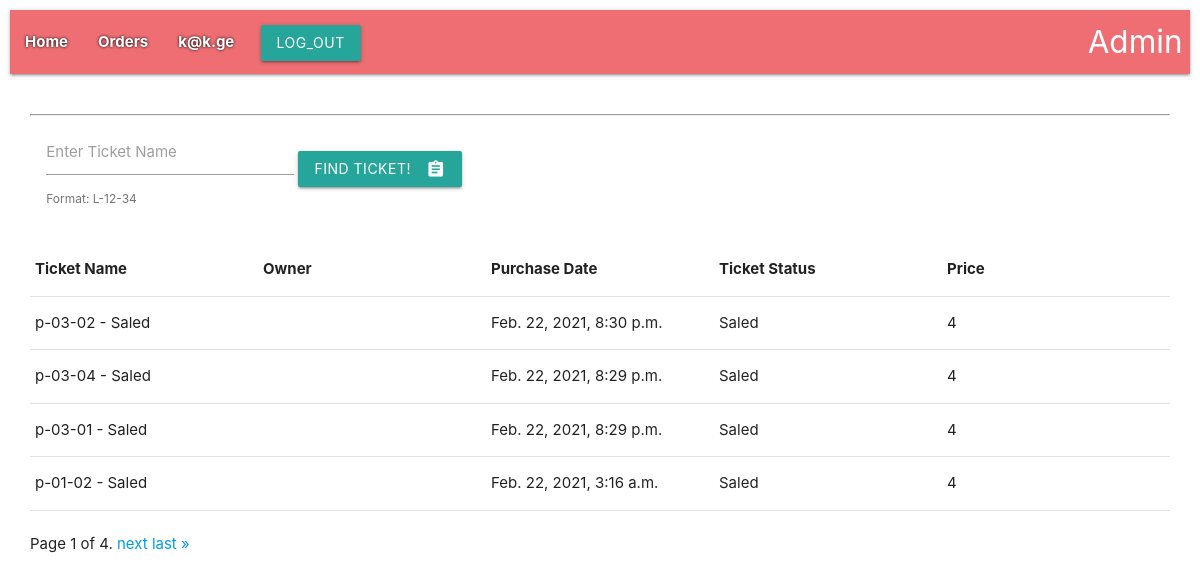
The page /orders/ (signed in) on the database its author committed.
### user/models.py (models this page shows, shortened)
class User(AbstractUser):
    username = None
    email = models.EmailField(_('email address'), unique=True)
    salary = models.DecimalField(
        max_digits=8, decimal_places=2,
        verbose_name=_('Salary'), help_text='in Lari)', default=Decimal(100)
    )
    phone_number = models.CharField(max_length=50, verbose_name=_('Phone Number'))
    objects = UserManager()
    USERNAME_FIELD = 'email'
    REQUIRED_FIELDS = []
    class Meta:
        verbose_name = _('Employee')
        verbose_name_plural = _('Employees')

### tickets/models.py (models this page shows, shortened)
class Order(models.Model):
    ticket = models.OneToOneField(
        to='Ticket', on_delete=models.CASCADE,
        related_name='orders'
    )
    t_price = models.IntegerField(default=0)
    sale_date = models.DateTimeField(verbose_name="Sale time", auto_now_add=True)
    user = models.ForeignKey(to='user.User', on_delete=models.PROTECT, related_name='orders')
    class Meta:
        verbose_name = _('Order')
        verbose_name_plural = _('Orders')

class Ticket(models.Model):
    name = models.CharField(max_length=24, verbose_name='Name')
    start_time = models.DateTimeField(verbose_name='Start time', default=datetime(2021, 2, 3))
    end_time = models.DateTimeField(verbose_name="End time", default=datetime(2021, 2, 4))
    code = models.IntegerField(unique=True)
    price = models.IntegerField(default=12)
    class StatusType(TextChoices):
        FREE = 'Free', _("Free")
        SALED = 'Saled', _("Saled")
    status = models.CharField(max_length=5, choices=StatusType.choices, default=StatusType.FREE)
    def __str__(self):
        return f'{self.name} - {self.status}'
    class Meta:
        verbose_name = _('Ticket')
        verbose_name_plural = _('Tickets')

### tickets/views.py (the view)
# urls.py: path('orders/', lr(order), name='order'),
def order(request: WSGIRequest):
    order_q = Q()
    q1 = request.GET.get('name')
    if q1:
        order_q &= Q(ticket__name__icontains=q1)
    order_list = Order.objects.filter(order_q).order_by('-pk')
    paginator = Paginator(order_list, 4)  # Show 12 contacts per page.
    page_number = request.GET.get('page')
    page_obj = paginator.get_page(page_number)
    context = {
        'page_obj': page_obj,
    }
    return render(request=request, template_name='tickets/orders.html', context=context)

### templates/tickets/orders.html (shortened to what this page needs)
{% extends 'base.html' %}
{% block content %}
<div class="row">
</div>
<div style="padding:0 20px">
    <div class="row">
        <form class="col s12 m5 l5" action="." method="get">
            <div class="row">
                <div class="col s12">
                    <div class="input-field inline">
                        <input id="search_ticket" type="text" name="name" value="{{ request.GET.name }}">
                        <label for="search_ticket">Enter Ticket Name</label>
                        <span class="helper-text" data-error="wrong" data-success="right">Format: L-12-34</span>
                    </div>
                    <button class="btn waves-effect waves-light" type="submit" name="action">Find Ticket!
                        <i class="material-icons right">assignment</i>
                    </button>
                </div>
            </div>
        </form>
        <hr>
        <table>
            <thead>
            <tr>
                <th style="width: 20%">Ticket Name</th>
                <th style="width: 20%">Owner</th>
                <th style="width: 20%">Purchase Date</th>
                <th style="width: 20%">Ticket Status</th>
                <th style="width: 20%">Price</th>
            </tr>
            </thead>
        </table>
        {% for ticket in page_obj %}
        <table>
            <tbody>
            <tr>
                <td style="width: 20%">{{ ticket.ticket }}</td>
                <td style="width: 20%">{{ ticket.ticket.user }}</td>
                <td style="width: 20%">{{ ticket.sale_date }}</td>
                <td style="width: 20%">{{ ticket.ticket.status }}</td>
                <td style="width: 20%">{{ ticket.t_price }}</td>
            </tr>
            </tbody>
        </table>
        {% endfor %}
<br>
        <div class="pagination">
    <span class="step-links">
        <span class="current">
            Page {{ page_obj.number }} of {{ page_obj.paginator.num_pages }}.
        </span>
        {% if page_obj.has_next %}
            <a href="?page={{ page_obj.next_page_number }}&name={{ request.GET.name }}">next</a>
            <a href="?page={{ page_obj.paginator.num_pages }}&name={{ request.GET.name }}">last &raquo;</a>
        {% endif %}
    </span>
        </div>
    </div>
</div>
{% endblock %}

### templates/partials/header.html (shortened to what this page needs)
<nav style="padding= 20px;">
    <div class="nav-wrapper">
      <ul id="nav-mobile" class="left hide-on-med-and-down">
        <li style="color: rgb(100,30,30); font-weight: bold; text-shadow: 0 0 3px #000000;"><a href="{% url 'tickets:index' %}">Home</a></li>
        {% if user.is_authenticated %}
          <li style="color: rgb(100,30,30); font-weight: bold; text-shadow: 0 0 3px #000000;"><a href="{% url 'tickets:order' %}">Orders</a></li>
          <li style="color: rgb(100,30,30); font-weight: bold; text-shadow: 0 0 3px #000000;"><a href="{% url 'tickets:personal' %}">{{ user.email }}</a></li>
          <li>
            <form action="{% url 'user:user_logout' %}" method="POST">
                <div class="row">
                    <div class="col s12">
                        <button class="btn waves-effect waves-light" type="submit" name="action">
                            Log_out
                        </button>
                    </div>
                </div>
            </form>
        {% else %}
        <li><a href="{% url 'user:user_login' %}" style="color: rgb(100,30,30); font-weight: bold; text-shadow: 0 0 3px #ffffff; float: right;">
            Log-in
        </a></li>
        {% endif %}
          <li><a href="{% url 'admin:index' %}" class="brand-logo right">
              Admin</a></li>
      </ul>
    </div>
</nav>

### rows shown on the page
User: email "k@k.ge"
Order: ticket "p-03-02 - Saled", sale_date "Feb. 22, 2021, 8:30 p.m.", ticket.status "Saled", t_price "4"
Order: ticket "p-03-04 - Saled", sale_date "Feb. 22, 2021, 8:29 p.m.", ticket.status "Saled", t_price "4"
Order: ticket "p-03-01 - Saled", sale_date "Feb. 22, 2021, 8:29 p.m.", ticket.status "Saled", t_price "4"
Order: ticket "p-01-02 - Saled", sale_date "Feb. 22, 2021, 3:16 a.m.", ticket.status "Saled", t_price "4"

### other values the page prints
{{ page_obj.number }} "1"
{{ page_obj.paginator.num_pages }} "4"
